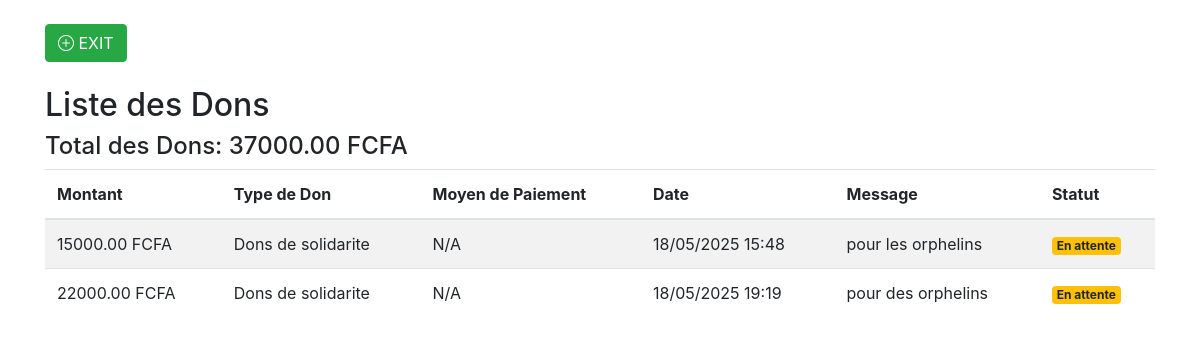
The page /liste/ (signed in) on the database its author committed.
### application/models.py (models this page shows, shortened)
class Don(models.Model):
    STATUT_CHOICES = [
        ('ATT', 'En attente'),
        ('VAL', 'Validé'),
        ('REF', 'Refusé')
    ]
    type_don = models.CharField(max_length=50)
    montant = models.DecimalField(max_digits=10, decimal_places=2, null=True, blank=True)
    nature = models.CharField(max_length=255, null=True, blank=True)
    message = models.TextField(blank=True)
    anonyme = models.BooleanField(default=False)
    moyen_paiement = models.CharField(max_length=50, blank=True, null=True)
    donateur = models.ForeignKey(User, on_delete=models.SET_NULL, null=True, blank=True)
    methode = models.CharField(max_length=50, blank=True, null=True)
    date = models.DateTimeField(auto_now_add=True)
    statut = models.CharField(max_length=3, choices=STATUT_CHOICES, default='ATT')

### application/views.py (the view)
# urls.py: path('liste/', views.liste_dons, name='liste_dons'),path('prets/demander/', views.demander_pret, name='demander_pret'),
@login_required
def liste_dons(request):
    dons = Don.objects.filter(donateur=request.user)
    total = sum(don.montant if don.montant is not None else Decimal(0) for don in dons)
    return render(request, 'dons/liste.html', {
        'dons': dons,
        'total': total,
        'STATUT_CHOICES': Don.STATUT_CHOICES
    })

### application/templates/dons/liste.html
{% extends 'base.html' %}
{% block content %}
<div class="container mt-4">
    <div class="d-flex justify-content-between align-items-center mb-4">
        <a href="{% url 'acceuil' %}" class="btn btn-success">
            <i class="bi bi-plus-circle"></i> EXIT
        </a>
    </div>
    <h2>Liste des Dons</h2>
    <h4>Total des Dons: {{ total }} FCFA</h4>
    <table class="table table-striped">
        <thead>
            <tr>
                <th>Montant</th>
                <th>Type de Don</th>
                <th>Moyen de Paiement</th>
                <th>Date</th>
                <th>Message</th>
                <th>Statut</th>
            </tr>
        </thead>
        <tbody>
            {% for don in dons %}
            <tr>
                <td>{{ don.montant }} FCFA</td>
                <td>
                    {% if don.type_don == 'Dons de solidarite' %}
                        Dons de solidarite
                    {% elif don.type_don == 'Dons pour les projets communs' %}
                        Dons pour les projets communs
                    {% elif don.type_don == 'Dons financier unique' %}
                        Dons financier unique
                    {% elif don.type_don == 'Dons en nature' %}
                        Dons en nature
                    {% endif %}
                </td>
                <td>{% if don.moyen_paiement %}{{ don.moyen_paiement }}{% else %}N/A{% endif %}</td>
                <td>{{ don.date|date:"d/m/Y H:i" }}</td>
                <td>{{ don.message }}</td>
                <td>
                    <span class="badge
                        {% if don.statut == 'VAL' %}badge-success
                        {% elif don.statut == 'REF' %}badge-danger
                        {% else %}badge-warning{% endif %}">
                        {{ don.get_statut_display }}
                    </span>
                </td>
            </tr>
            {% empty %}
            <tr>
                <td colspan="5" class="text-center">Aucun don enregistré.</td>
            </tr>
            {% endfor %}
        </tbody>
    </table>
</div>
{% endblock %}

### application/templates/base.html (style rules this page uses)
body { margin: 0; padding: 0; background-image: url('https://previews.123rf.com/images/pongmoji/pongmoji1502/pongmoji150200021/36435872-fond-d-%C3%A9cran-int%C3%A9rieur-blanc-la-couleur-de-fond-texture.jpg'); background-size: cover; background-repeat: no-repeat; background-position: center; height: 100vh; }

### rows shown on the page
Don: montant "15000.00", shows "Dons de solidarite", shows "N/A", date "18/05/2025 15:48", message "pour les orphelins", statut "En attente"
Don: montant "22000.00", shows "Dons de solidarite", shows "N/A", date "18/05/2025 19:19", message "pour des orphelins", statut "En attente"

### other values the page prints
{{ total }} "37000.00"
